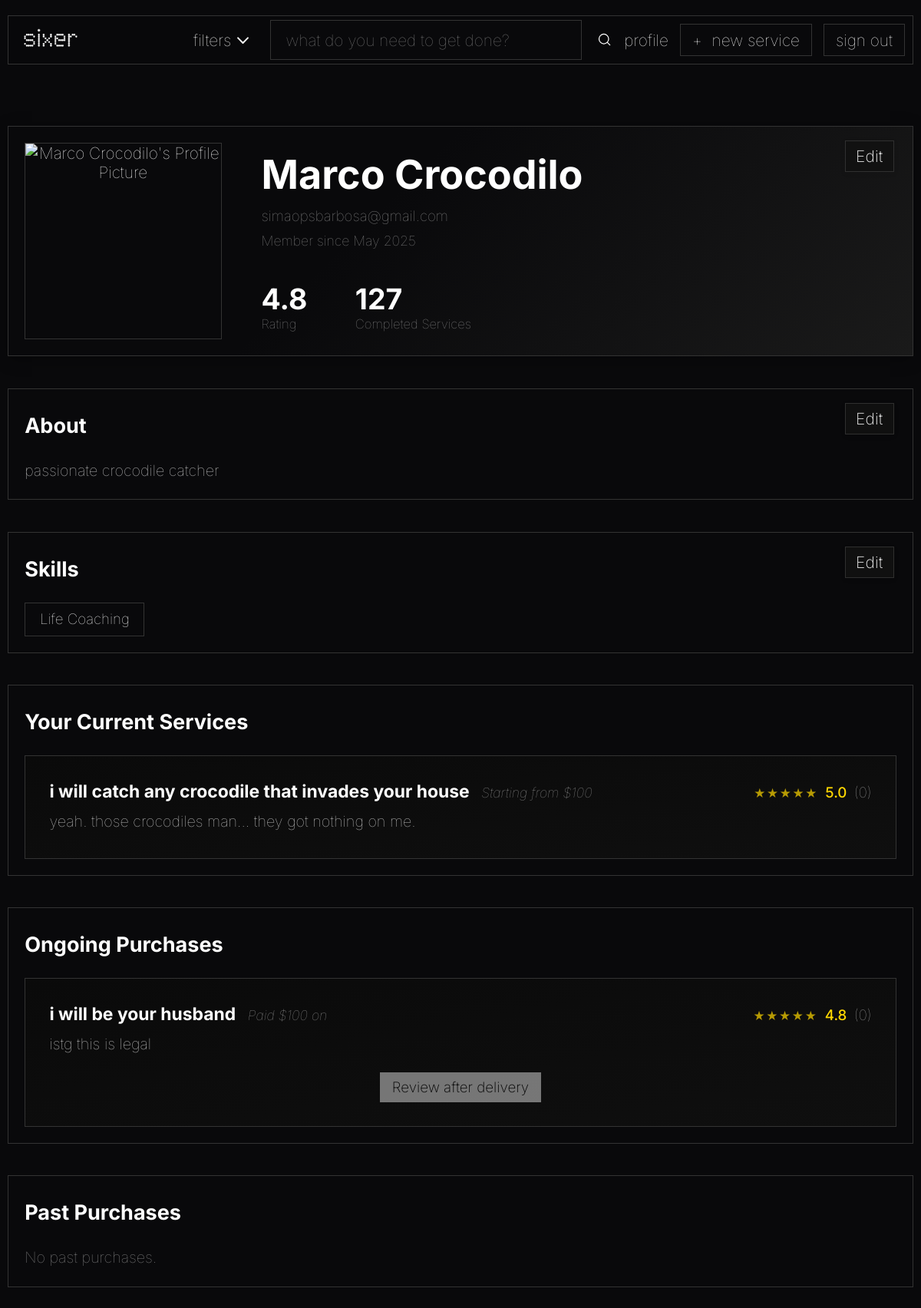
/pages/profile.php (signed in), run on the app's committed database.
### tables this page shows
CREATE TABLE user_registry
(
    user_id INTEGER PRIMARY KEY AUTOINCREMENT,
    password_hash TEXT NOT NULL,
    access_level TEXT DEFAULT "client" NOT NULL,

    user_picture BLOB DEFAULT NULL,

    full_name TEXT,
    email TEXT UNIQUE NOT NULL,
    join_date DATETIME NOT NULL,

    aboutme TEXT DEFAULT NULL
);

CREATE TABLE services_list
(
    service_id INTEGER PRIMARY KEY AUTOINCREMENT,
    freelancer_id INTEGER NOT NULL,

    service_title TEXT NOT NULL,
    service_price REAL NOT NULL,
    service_info TEXT NOT NULL,
    service_eta INTEGER NOT NULL,
    service_category TEXT NOT NULL,

    service_delisted BOOLEAN DEFAULT FALSE NOT NULL,

    service_picture BLOB DEFAULT NULL,

    FOREIGN KEY(freelancer_id) REFERENCES user_registry(user_id)
);

### utils/session.php (called while the page is built, shortened)
<?php
class Session {
    private static ?Session $instance = null;
    public static function getInstance(): Session {
        if (self::$instance === null) {
            self::$instance = new Session();
        }
        return self::$instance;
    }
    public function isLoggedIn() {
        return isset($_SESSION["user"]) && $_SESSION["user"] !== null;
    }
    public function getUser() {
        return $_SESSION["user"] ?? null;
    }
}
?>

### database/service_class.php (called while the page is built, shortened)
<?php
class Service {
    public function __construct(
        int $id,
        int $freelancer_id,
        string $title,
        float $price,
        string $info,
        int $eta,
        string $category,
        bool $delisted = false,
        $picture = null
    ) {
        $this->id = $id;
        $this->title = $title;
        $this->price = $price;
        $this->info = $info;
    }
    public static function get_by_id($service_id) {
        $db = Database::getInstance();
        $stmt = $db->prepare('SELECT * FROM services_list WHERE service_id = ?');
        $stmt->execute([$service_id]);
        $service = $stmt->fetch();
        return new Service(
            $service['service_id'],
            $service['freelancer_id'],
            $service['service_title'],
            $service['service_price'],
            $service['service_info'],
            (int)$service['service_eta'],
            $service['service_category'],
            (bool)$service['service_delisted'],
            $service['service_picture'] ?? null
        );
    }
    public static function get_by_freelancer($freelancer_id) {
        $db = Database::getInstance();
        $stmt = $db->prepare('SELECT * FROM services_list WHERE freelancer_id = ?');
        $stmt->execute([$freelancer_id]);
        $services = $stmt->fetchAll();
        return array_map(function($service) {
            return new Service(
                $service['service_id'],
                $service['freelancer_id'],
                $service['service_title'],
                $service['service_price'],
                $service['service_info'],
                (int)$service['service_eta'],
                $service['service_category'],
                (bool)$service['service_delisted'],
                $service['service_picture'] ?? null
            );
        }, $services);
    }
}

### database/user_class.php (called while the page is built, shortened)
<?php
class User {
    public static function get_user_purchases($user_id) {
        $db = Database::getInstance();
        $stmt = $db->prepare('SELECT * FROM purchases WHERE client_id = ?');
        $stmt->execute([$user_id]);
        return $stmt->fetchAll();
    }
}

### pages/profile.php (the view, shortened to what this page needs)
<?php
require_once '../utils/session.php';
require_once '../templates/common.php';
require_once '../database/user_class.php';
require_once '../database/service_class.php';
require_once '../templates/profile_service.php';
require_once '../templates/profile_purchase_card.php';
$session = Session::getInstance();
$profile_user_id = isset($_GET['id']) ? intval($_GET['id']) : $session->getUser()['user_id'];
$db = Database::getInstance();
$stmt = $db->prepare('SELECT * FROM user_registry WHERE user_id = ?');
$stmt->execute([$profile_user_id]);
$user_data = $stmt->fetch();
if (!empty($user_data['user_picture'])) {
    $user_picture = '../action/get_profile_picture.php?id=' . $profile_user_id;
} else {
    $user_picture = '../assets/images/default.jpg';
}
$full_name = $user_data['full_name'] ?? '';
$email = $user_data['email'] ?? '';
$join_date = $user_data['join_date'] ?? '';
$is_own_profile = ($session->getUser()['user_id'] === $profile_user_id);
$user_services = Service::get_by_freelancer($profile_user_id);
$stmt = $db->prepare('SELECT skill_name FROM user_skills WHERE user_id = ?');
$stmt->execute([$profile_user_id]);
$user_skills = $stmt->fetchAll(PDO::FETCH_COLUMN);
function hasAnyServices($user_services) {
    return !empty($user_services) && count($user_services) > 0;
}
$user_purchases = User::get_user_purchases($profile_user_id);
$ongoing_purchases = [];
$past_purchases = [];
foreach ($user_purchases as $purchase) {
    if (!empty($purchase['service_id'])) {
        $service = Service::get_by_id($purchase['service_id']);
        if ($service) {
            if ($purchase['completed']) {
                $past_purchases[] = ['purchase' => $purchase, 'service' => $service];
            } else {
                $ongoing_purchases[] = ['purchase' => $purchase, 'service' => $service];
            }
        }
    }
}
?>
<!DOCTYPE html>
<html lang="en">
  <head>
    <link rel="stylesheet" href="../css/styles.css" />
    <link rel="stylesheet" href="../css/profile.css" />
  </head>
  <body>
    <?php drawHeader(); ?>
    <main>
      <div class="profile-container">
        <div class="profile-header" style="position: relative;">
          <?php if (
            isset(
              $is_own_profile
            ) && $is_own_profile): ?>
            <a href="edit_profile.php" class="edit-profile-btn" title="Edit Profile">Edit</a>
          <?php endif; ?>
          <div class="profile-avatar" style="z-index: 1; position: relative; cursor: pointer;">
            <img id="profile-pic-img" src="<?= htmlspecialchars($user_picture) ?>" alt="<?= htmlspecialchars($full_name) ?>'s Profile Picture" style="object-fit: cover; aspect-ratio: 1/1; width: 100%; height: 100%; border-radius: 0; cursor: pointer;" />
          </div>
          <div class="profile-info">
            <div class="profile-info-top">
              <h1><?= htmlspecialchars($full_name) ?></h1>
              <p class="profile-email"><?= htmlspecialchars($email) ?></p>
              <p class="profile-join-date">Member since <?= $join_date ? date('F Y', strtotime($join_date)) : '' ?></p>
            </div>
            <div class="profile-stats">
              <div class="stat">
                <span class="stat-value">4.8</span>
                <span class="stat-label">Rating</span>
              </div>
              <div class="stat">
                <span class="stat-value">127</span>
                <span class="stat-label">Completed Services</span>
              </div>
            </div>
          </div>
        </div>
        <div class="profile-section about-section" style="position: relative;">
          <h2>About</h2>
          <?php if ($is_own_profile): ?>
            <button id="edit-about-btn" class="edit-profile-btn">Edit</button>
          <?php endif; ?>
          <div id="aboutme-container">
            <p id="aboutme-text" style="margin-bottom:0;">
              <?php
                $aboutme = $user_data['aboutme'] ?? null;
                if (!empty($aboutme) && trim((string)$aboutme) !== '') {
                  echo htmlspecialchars($aboutme);
                } else {
                  echo "User has not added a description yet.";
                }
              ?>
            </p>
          </div>
        </div>
        <div class="profile-section" style="position: relative;">
          <h2>Skills</h2>
          <?php if ($is_own_profile): ?>
            <button id="edit_skills-btn" class="edit-profile-btn" type="button" style="display: <?= empty($user_skills) ? 'none' : 'inline-block' ?>;">
              Edit
            </button>
          <?php endif; ?>
          <div id="skills-container" class="skills-container">
            <span id="skills-text">
              <?php
                if (empty($user_skills)) {
                  echo "No skills have been added yet.";
                } else {
                  echo '<div class="skills-list">';
                  foreach ($user_skills as $skill) {
                    echo '<span class="skill-tag">' . htmlspecialchars($skill) . '</span> ';
                  }
                  echo '</div>';
                }
              ?>
            </span>
          </div>
        </div>
          <?php if (hasAnyServices($user_services)): ?>
            <div class="profile-section">
              <h2>Your Current Services</h2>
              <div class="recent-work">
                <?php
                  foreach ($user_services as $service) {
                    drawProfileService($service);
                  }
                ?>
              </div>
            </div>
          <?php endif; ?>
          <div class="profile-section">
            <h2>Ongoing Purchases</h2>
            <div class="recent-work">
              <?php if (!empty($ongoing_purchases)) {
                foreach ($ongoing_purchases as $item) {
                  drawProfilePurchaseCard($item['purchase'], $item['service'], false);
                }
              } else {
                echo '<p style="color:#888;">No ongoing purchases.</p>';
              } ?>
            </div>
          </div>
          <div class="profile-section">
            <h2>Past Purchases</h2>
            <div class="recent-work">
              <?php if (!empty($past_purchases)) {
                foreach ($past_purchases as $item) {
                  drawProfilePurchaseCard($item['purchase'], $item['service'], true);
                }
              } else {
                echo '<p style="color:#888;">No past purchases.</p>';
              } ?>
            </div>
          </div>
        </div>
    </main>
  </body>
</html>

### templates/common.php (shortened to what this page needs)
<?php
require_once __DIR__ . '/../utils/session.php';
function drawHeader() {
  $session = Session::getInstance();
  $loggedIn = $session->isLoggedIn();
  $user = $session->getUser();
?>
<header>
  <div>
    <a href="../index.php">
      <img src="../assets/logo-w.png" id="logo" alt="sixer" />
    </a>
  </div>
  <div class="searchbar">
    <a href="#" id="filters-btn">
      <span class="filters-text">filters</span>
      <img class="icon" src="../assets/icons/dropdown.svg" alt="" />
    </a>
    <form action="search.php" method="get">
      <input
        type="text"
        name="q"
        id="main-search"
        placeholder="what do you need to get done?"
      />
      <button type="submit">
        <img class="icon" src="../assets/icons/search.svg" alt="search" />
      </button>
    </form>
  </div>
  <div class="account">
    <?php if (
      $loggedIn && isset($user['user_id'])
    ): ?>
      <a href="profile.php?id=<?= urlencode($user['user_id']) ?>">profile</a>
      <a href="create_service.php" class="simple-button">
        <span class="new-service-plus">+</span>
        <span class="new-service-text"> new service</span>
      </a>
      <a href="../action/logout.php" class="simple-button">sign out</a>
    <?php else: ?>
      <a href="signup.php">sign-up</a>
      <a href="login.php" class="simple-button">login</a>
    <?php endif; ?>
  </div>
</header>
<?php } ?>

### templates/profile_service.php
<?php
function drawProfileService($service) {
    ?>
    <a href="../pages/service.php?id=<?= urlencode($service->id) ?>" style="text-decoration:none; color:inherit;">
    <div class="work-item">
        <div class="work-header">
            <div class="work-title-group">
                <h3><?= htmlspecialchars($service->title) ?></h3>
                <span class="work-date">Starting from $<?= number_format($service->price, 0) ?></span>
            </div>
            <div class="work-rating">
                5.0 <span style="font-weight: 100; color: #999">(0)</span>
            </div>
        </div>
        <p class="work-description">
            <?= nl2br(htmlspecialchars($service->info)) ?>
        </p>
    </div>
    </a>
    <?php
}

### templates/profile_purchase_card.php
<?php
function drawProfilePurchaseCard($purchase, $service, $is_completed) {
    $paid = number_format($purchase['paid_amount'] ?? $service->price, 0);
    $date = isset($purchase['purchase_date']) ? date('d/m/Y', strtotime($purchase['purchase_date'])) : '';
    ?>
    <div class="work-item">
        <div class="work-header">
            <div class="work-title-group">
                <h3><?= htmlspecialchars($service->title) ?></h3>
                <span class="work-date">Paid $<?= $paid ?> on <?= $date ?></span>
            </div>
            <div class="work-rating">
                4.8 <span style="font-weight: 100; color: #999">(0)</span>
            </div>
        </div>
        <p class="work-description">
            <?= nl2br(htmlspecialchars($service->info)) ?>
        </p>
        <?php if (!$is_completed): ?>
            <button class="review-btn" disabled>Review after delivery</button>
        <?php else: ?>
            <button class="review-btn" type="button">Review</button>
        <?php endif; ?>
    </div>
    <?php
}

### css/styles.css (style rules this page uses)
html, body { margin: 0; padding: 0; height: 100%; box-sizing: border-box; overflow-y: auto; }
*, *::before, *::after { box-sizing: inherit; }
body { font-family: "Inter", Courier, monospace; font-weight: 100; font-size: 1.3em; background-color: #09090b; color: #ffffff; position: relative; min-height: 100vh; overflow-x: hidden; }
body > header { display: flex; justify-content: space-between; align-items: center; padding: 5px; margin: 20px 10px; border: 1px solid #333333; flex-wrap: wrap; gap: 10px; position: relative; overflow: hidden; transition: border-color 0.3s ease, box-shadow 0.3s ease; background: rgba(9, 9, 11, 0.7); backdrop-filter: blur(10px); -webkit-backdrop-filter: blur(10px); }
body > header::before { content: ""; position: absolute; top: 0; left: 0; width: 200%; height: 100%; background: linear-gradient(90deg,transparent,rgba(255,255,255,0.02),rgba(255,255,255,0.05),rgba(255,255,255,0.02),transparent,transparent,rgba(255,255,255,0.02),rgba(255,255,255,0.05),rgba(255,255,255,0.02),transparent); background-size: 200% 100%; opacity: 0; transition: opacity 0.3s ease; z-index: 1; }
#logo, .searchbar, .account { position: relative; z-index: 2; }
#logo { width: 100px; padding: 0px 10px; }
header a { text-decoration: none; color: #ffffff; }
.searchbar { display: flex; align-items: center; gap: 20px; flex: 1; min-width: 200px; max-width: 550px; }
.searchbar > a { display: flex; justify-content: center; align-items: center; }
.searchbar form { display: flex; align-items: center; gap: 20px; flex: 1; }
.searchbar form input { width: 100%; height: 2.5em; padding-left: 12px; border-radius: 0px; background-color: #09090b; border: 1px solid #333333; color: #ffffff; font-family: "Inter", Courier, monospace; font-weight: 100; font-size: 1em; }
.searchbar form input::placeholder { padding-left: 7px; }
.searchbar form button { background: none; border: none; padding: 0; cursor: pointer; display: flex; align-items: center; justify-content: center; }
.searchbar .icon { filter: brightness(0) invert(1); }
.account { display: flex; align-items: center; gap: 15px; padding: 5px; }
.new-service-text { margin-left: 0.6em; }
.simple-button { height: 2em; display: flex; align-items: center; justify-content: center; padding: 0px 15px; border-radius: 0px; background-color: #09090b; border: 1px solid #333333; color: #ffffff; font-family: "Inter", Courier, monospace; font-weight: 100; font-size: 1em; cursor: pointer; }
.icon { width: 1.5em; height: 1.5em; }
main { text-align: center; margin-top: 10vh; }
main h1 { font-size: 3em; font-weight: bold; margin: 5px; }
main p { margin: 0; font-size: 2em; }

### data on the page
user_registry: full_name "Marco Crocodilo", email "simaopsbarbosa@gmail.com", join_date "May 2025", aboutme "passionate crocodile catcher"
services_list: service_title "i will catch any crocodile that invades your house", service_price "100", service_info "yeah. those crocodiles man... they got nothing on me."
services_list: service_title "i will be your husband", service_price "100", service_info "istg this is legal"

### other printed values
$skill "Life Coaching"
